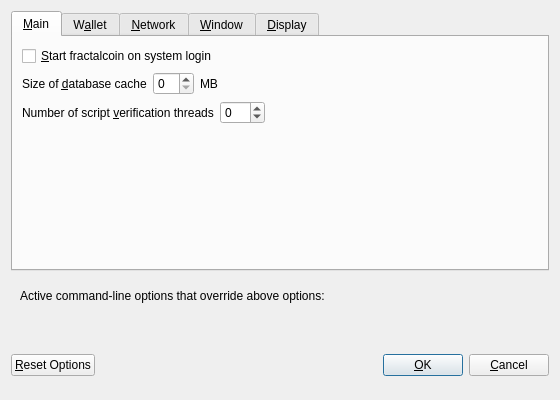
<?xml version="1.0" encoding="UTF-8"?>
<ui version="4.0">
 <class>OptionsDialog</class>
 <widget class="QDialog" name="OptionsDialog">
  <property name="geometry">
   <rect>
    <x>0</x>
    <y>0</y>
    <width>560</width>
    <height>400</height>
   </rect>
  </property>
  <property name="windowTitle">
   <string>Options</string>
  </property>
  <property name="modal">
   <bool>true</bool>
  </property>
  <layout class="QVBoxLayout" name="verticalLayout">
   <item>
    <widget class="QTabWidget" name="tabWidget">
     <property name="currentIndex">
      <number>0</number>
     </property>
     <widget class="QWidget" name="tabMain">
      <attribute name="title">
       <string>&amp;Main</string>
      </attribute>
      <layout class="QVBoxLayout" name="verticalLayout_Main">
       <item>
        <widget class="QCheckBox" name="bitcoinAtStartup">
         <property name="toolTip">
          <string>Automatically start fractalcoin after logging in to the system.</string>
         </property>
         <property name="text">
          <string>&amp;Start fractalcoin on system login</string>
         </property>
        </widget>
       </item>
       <item>
        <layout class="QHBoxLayout" name="horizontalLayout_2_Main">
         <item>
          <widget class="QLabel" name="databaseCacheLabel">
           <property name="text">
            <string>Size of &amp;database cache</string>
           </property>
           <property name="textFormat">
            <enum>Qt::PlainText</enum>
           </property>
           <property name="buddy">
            <cstring>databaseCache</cstring>
           </property>
          </widget>
         </item>
         <item>
          <widget class="QSpinBox" name="databaseCache"/>
         </item>
         <item>
          <widget class="QLabel" name="databaseCacheUnitLabel">
           <property name="text">
            <string>MB</string>
           </property>
           <property name="textFormat">
            <enum>Qt::PlainText</enum>
           </property>
          </widget>
         </item>
         <item>
          <spacer name="horizontalSpacer_2_Main">
           <property name="orientation">
            <enum>Qt::Horizontal</enum>
           </property>
           <property name="sizeHint" stdset="0">
            <size>
             <width>40</width>
             <height>20</height>
            </size>
           </property>
          </spacer>
         </item>
        </layout>
       </item>
       <item>
        <layout class="QHBoxLayout" name="horizontalLayout_3_Main">
         <item>
          <widget class="QLabel" name="threadsScriptVerifLabel">
           <property name="text">
            <string>Number of script &amp;verification threads</string>
           </property>
           <property name="textFormat">
            <enum>Qt::PlainText</enum>
           </property>
           <property name="buddy">
            <cstring>threadsScriptVerif</cstring>
           </property>
          </widget>
         </item>
         <item>
          <widget class="QSpinBox" name="threadsScriptVerif">
           <property name="toolTip">
            <string>Set the number of script verification threads (up to 16, 0 = auto, &lt;0 = leave that many cores free, default: 0)</string>
           </property>
           <property name="minimum">
            <number>-16</number>
           </property>
           <property name="maximum">
            <number>16</number>
           </property>
          </widget>
         </item>
         <item>
          <spacer name="horizontalSpacer_3_Main">
           <property name="orientation">
            <enum>Qt::Horizontal</enum>
           </property>
           <property name="sizeHint" stdset="0">
            <size>
             <width>40</width>
             <height>20</height>
            </size>
           </property>
          </spacer>
         </item>
        </layout>
       </item>
       <item>
        <spacer name="verticalSpacer_Main">
         <property name="orientation">
          <enum>Qt::Vertical</enum>
         </property>
         <property name="sizeHint" stdset="0">
          <size>
           <width>20</width>
           <height>40</height>
          </size>
         </property>
        </spacer>
       </item>
      </layout>
     </widget>
     <widget class="QWidget" name="tabWallet">
      <attribute name="title">
       <string>W&amp;allet</string>
      </attribute>
      <layout class="QVBoxLayout" name="verticalLayout_Wallet">
       <item>
        <widget class="QLabel" name="transactionFeeInfoLabel">
         <property name="text">
          <string>Optional transaction fee per kB that helps make sure your transactions are processed quickly. Most transactions are 1 kB.</string>
         </property>
         <property name="textFormat">
          <enum>Qt::PlainText</enum>
         </property>
         <property name="wordWrap">
          <bool>true</bool>
         </property>
        </widget>
       </item>
       <item>
        <layout class="QHBoxLayout" name="horizontalLayout_1_Wallet">
         <item>
          <widget class="QLabel" name="transactionFeeLabel">
           <property name="text">
            <string>Pay transaction &amp;fee</string>
           </property>
           <property name="textFormat">
            <enum>Qt::PlainText</enum>
           </property>
           <property name="buddy">
            <cstring>transactionFee</cstring>
           </property>
          </widget>
         </item>
         <item>
          <widget class="BitcoinAmountField" name="transactionFee"/>
         </item>
         <item>
          <spacer name="horizontalSpacer_1_Wallet">
           <property name="orientation">
            <enum>Qt::Horizontal</enum>
           </property>
           <property name="sizeHint" stdset="0">
            <size>
             <width>40</width>
             <height>20</height>
            </size>
           </property>
          </spacer>
         </item>
        </layout>
       </item>
       <item>
        <widget class="QLabel" name="spendZeroConfChangeInfoLabel">
         <property name="text">
          <string>If you disable the spending of unconfirmed change, the change from a transaction cannot be used until that transaction has at least one confirmation. This also affects how your balance is computed.</string>
         </property>
         <property name="textFormat">
          <enum>Qt::PlainText</enum>
         </property>
         <property name="wordWrap">
          <bool>true</bool>
         </property>
        </widget>
       </item>
       <item>
        <widget class="QCheckBox" name="spendZeroConfChange">
         <property name="text">
          <string>&amp;Spend unconfirmed change (experts only)</string>
         </property>
        </widget>
       </item>
       <item>
        <spacer name="verticalSpacer_Wallet">
         <property name="orientation">
          <enum>Qt::Vertical</enum>
         </property>
         <property name="sizeHint" stdset="0">
          <size>
           <width>20</width>
           <height>40</height>
          </size>
         </property>
        </spacer>
       </item>
      </layout>
     </widget>
     <widget class="QWidget" name="tabNetwork">
      <attribute name="title">
       <string>&amp;Network</string>
      </attribute>
      <layout class="QVBoxLayout" name="verticalLayout_Network">
       <item>
        <widget class="QCheckBox" name="mapPortUpnp">
         <property name="toolTip">
          <string>Automatically open the fractalcoin client port on the router. This only works when your router supports UPnP and it is enabled.</string>
         </property>
         <property name="text">
          <string>Map port using &amp;UPnP</string>
         </property>
        </widget>
       </item>
       <item>
        <widget class="QCheckBox" name="connectSocks">
         <property name="toolTip">
          <string>Connect to the fractalcoin network through a SOCKS proxy.</string>
         </property>
         <property name="text">
          <string>&amp;Connect through SOCKS proxy (default proxy):</string>
         </property>
        </widget>
       </item>
       <item>
        <layout class="QHBoxLayout" name="horizontalLayout_1_Network">
         <item>
          <widget class="QLabel" name="proxyIpLabel">
           <property name="text">
            <string>Proxy &amp;IP:</string>
           </property>
           <property name="textFormat">
            <enum>Qt::PlainText</enum>
           </property>
           <property name="buddy">
            <cstring>proxyIp</cstring>
           </property>
          </widget>
         </item>
         <item>
          <widget class="QValidatedLineEdit" name="proxyIp">
           <property name="minimumSize">
            <size>
             <width>140</width>
             <height>0</height>
            </size>
           </property>
           <property name="maximumSize">
            <size>
             <width>140</width>
             <height>16777215</height>
            </size>
           </property>
           <property name="toolTip">
            <string>IP address of the proxy (e.g. IPv4: 127.0.0.1 / IPv6: ::1)</string>
           </property>
          </widget>
         </item>
         <item>
          <widget class="QLabel" name="proxyPortLabel">
           <property name="text">
            <string>&amp;Port:</string>
           </property>
           <property name="textFormat">
            <enum>Qt::PlainText</enum>
           </property>
           <property name="buddy">
            <cstring>proxyPort</cstring>
           </property>
          </widget>
         </item>
         <item>
          <widget class="QLineEdit" name="proxyPort">
           <property name="minimumSize">
            <size>
             <width>55</width>
             <height>0</height>
            </size>
           </property>
           <property name="maximumSize">
            <size>
             <width>55</width>
             <height>16777215</height>
            </size>
           </property>
           <property name="toolTip">
            <string>Port of the proxy (e.g. 9050)</string>
           </property>
          </widget>
         </item>
         <item>
          <widget class="QLabel" name="socksVersionLabel">
           <property name="text">
            <string>SOCKS &amp;Version:</string>
           </property>
           <property name="textFormat">
            <enum>Qt::PlainText</enum>
           </property>
           <property name="buddy">
            <cstring>socksVersion</cstring>
           </property>
          </widget>
         </item>
         <item>
          <widget class="QValueComboBox" name="socksVersion">
           <property name="toolTip">
            <string>SOCKS version of the proxy (e.g. 5)</string>
           </property>
          </widget>
         </item>
         <item>
          <spacer name="horizontalSpacer_1_Network">
           <property name="orientation">
            <enum>Qt::Horizontal</enum>
           </property>
           <property name="sizeHint" stdset="0">
            <size>
             <width>40</width>
             <height>20</height>
            </size>
           </property>
          </spacer>
         </item>
        </layout>
       </item>
       <item>
        <spacer name="verticalSpacer_Network">
         <property name="orientation">
          <enum>Qt::Vertical</enum>
         </property>
         <property name="sizeHint" stdset="0">
          <size>
           <width>20</width>
           <height>40</height>
          </size>
         </property>
        </spacer>
       </item>
      </layout>
     </widget>
     <widget class="QWidget" name="tabWindow">
      <attribute name="title">
       <string>&amp;Window</string>
      </attribute>
      <layout class="QVBoxLayout" name="verticalLayout_Window">
       <item>
        <widget class="QCheckBox" name="minimizeToTray">
         <property name="toolTip">
          <string>Show only a tray icon after minimizing the window.</string>
         </property>
         <property name="text">
          <string>&amp;Minimize to the tray instead of the taskbar</string>
         </property>
        </widget>
       </item>
       <item>
        <widget class="QCheckBox" name="minimizeOnClose">
         <property name="toolTip">
          <string>Minimize instead of exit the application when the window is closed. When this option is enabled, the application will be closed only after selecting Quit in the menu.</string>
         </property>
         <property name="text">
          <string>M&amp;inimize on close</string>
         </property>
        </widget>
       </item>
       <item>
        <spacer name="verticalSpacer_Window">
         <property name="orientation">
          <enum>Qt::Vertical</enum>
         </property>
         <property name="sizeHint" stdset="0">
          <size>
           <width>20</width>
           <height>40</height>
          </size>
         </property>
        </spacer>
       </item>
      </layout>
     </widget>
     <widget class="QWidget" name="tabDisplay">
      <attribute name="title">
       <string>&amp;Display</string>
      </attribute>
      <layout class="QVBoxLayout" name="verticalLayout_Display">
       <item>
        <layout class="QHBoxLayout" name="horizontalLayout_1_Display">
         <item>
          <widget class="QLabel" name="langLabel">
           <property name="text">
            <string>User Interface &amp;language:</string>
           </property>
           <property name="textFormat">
            <enum>Qt::PlainText</enum>
           </property>
           <property name="buddy">
            <cstring>lang</cstring>
           </property>
          </widget>
         </item>
         <item>
          <widget class="QValueComboBox" name="lang">
           <property name="toolTip">
            <string>The user interface language can be set here. This setting will take effect after restarting fractalcoin.</string>
           </property>
          </widget>
         </item>
        </layout>
       </item>
       <item>
        <layout class="QHBoxLayout" name="horizontalLayout_2_Display">
         <item>
          <widget class="QLabel" name="unitLabel">
           <property name="text">
            <string>&amp;Unit to show amounts in:</string>
           </property>
           <property name="textFormat">
            <enum>Qt::PlainText</enum>
           </property>
           <property name="buddy">
            <cstring>unit</cstring>
           </property>
          </widget>
         </item>
         <item>
          <widget class="QValueComboBox" name="unit">
           <property name="toolTip">
            <string>Choose the default subdivision unit to show in the interface and when sending coins.</string>
           </property>
          </widget>
         </item>
        </layout>
       </item>
       <item>
        <widget class="QCheckBox" name="displayAddresses">
         <property name="toolTip">
          <string>Whether to show fractalcoin addresses in the transaction list or not.</string>
         </property>
         <property name="text">
          <string>&amp;Display addresses in transaction list</string>
         </property>
        </widget>
       </item>
       <item>
        <widget class="QCheckBox" name="coinControlFeatures">
         <property name="toolTip">
          <string>Whether to show coin control features or not.</string>
         </property>
         <property name="text">
          <string>Display coin &amp;control features (experts only)</string>
         </property>
        </widget>
       </item>
       <item>
        <spacer name="verticalSpacer_Display">
         <property name="orientation">
          <enum>Qt::Vertical</enum>
         </property>
         <property name="sizeHint" stdset="0">
          <size>
           <width>20</width>
           <height>40</height>
          </size>
         </property>
        </spacer>
       </item>
      </layout>
     </widget>
    </widget>
   </item>
   <item>
    <widget class="QFrame" name="frame">
     <layout class="QVBoxLayout" name="verticalLayout_Bottom">
      <item>
       <layout class="QHBoxLayout" name="horizontalLayout_Bottom">
        <item>
         <widget class="QLabel" name="overriddenByCommandLineInfoLabel">
          <property name="text">
           <string>Active command-line options that override above options:</string>
          </property>
          <property name="textFormat">
           <enum>Qt::PlainText</enum>
          </property>
         </widget>
        </item>
        <item>
         <spacer name="horizontalSpacer_Bottom">
          <property name="orientation">
           <enum>Qt::Horizontal</enum>
          </property>
          <property name="sizeHint" stdset="0">
           <size>
            <width>40</width>
            <height>20</height>
           </size>
          </property>
         </spacer>
        </item>
       </layout>
      </item>
      <item>
       <widget class="QLabel" name="overriddenByCommandLineLabel">
        <property name="text">
         <string/>
        </property>
        <property name="textFormat">
         <enum>Qt::PlainText</enum>
        </property>
        <property name="wordWrap">
         <bool>true</bool>
        </property>
       </widget>
      </item>
     </layout>
    </widget>
   </item>
   <item>
    <layout class="QHBoxLayout" name="horizontalLayout_Buttons">
     <item>
      <widget class="QPushButton" name="resetButton">
       <property name="toolTip">
        <string>Reset all client options to default.</string>
       </property>
       <property name="text">
        <string>&amp;Reset Options</string>
       </property>
       <property name="autoDefault">
        <bool>false</bool>
       </property>
      </widget>
     </item>
     <item>
      <spacer name="horizontalSpacer_1">
       <property name="orientation">
        <enum>Qt::Horizontal</enum>
       </property>
       <property name="sizeHint" stdset="0">
        <size>
         <width>40</width>
         <height>48</height>
        </size>
       </property>
      </spacer>
     </item>
     <item>
      <widget class="QLabel" name="statusLabel">
       <property name="minimumSize">
        <size>
         <width>200</width>
         <height>0</height>
        </size>
       </property>
       <property name="font">
        <font>
         <weight>75</weight>
         <bold>true</bold>
        </font>
       </property>
       <property name="text">
        <string/>
       </property>
       <property name="textFormat">
        <enum>Qt::PlainText</enum>
       </property>
       <property name="wordWrap">
        <bool>true</bool>
       </property>
      </widget>
     </item>
     <item>
      <spacer name="horizontalSpacer_2">
       <property name="orientation">
        <enum>Qt::Horizontal</enum>
       </property>
       <property name="sizeHint" stdset="0">
        <size>
         <width>40</width>
         <height>48</height>
        </size>
       </property>
      </spacer>
     </item>
     <item>
      <widget class="QPushButton" name="okButton">
       <property name="text">
        <string>&amp;OK</string>
       </property>
      </widget>
     </item>
     <item>
      <widget class="QPushButton" name="cancelButton">
       <property name="text">
        <string>&amp;Cancel</string>
       </property>
       <property name="autoDefault">
        <bool>false</bool>
       </property>
      </widget>
     </item>
    </layout>
   </item>
  </layout>
 </widget>
 <customwidgets>
  <customwidget>
   <class>BitcoinAmountField</class>
   <extends>QLineEdit</extends>
   <header>bitcoinamountfield.h</header>
   <container>1</container>
  </customwidget>
  <customwidget>
   <class>QValidatedLineEdit</class>
   <extends>QLineEdit</extends>
   <header>qvalidatedlineedit.h</header>
  </customwidget>
  <customwidget>
   <class>QValueComboBox</class>
   <extends>QComboBox</extends>
   <header>qvaluecombobox.h</header>
  </customwidget>
 </customwidgets>
 <resources/>
 <connections/>
</ui>
